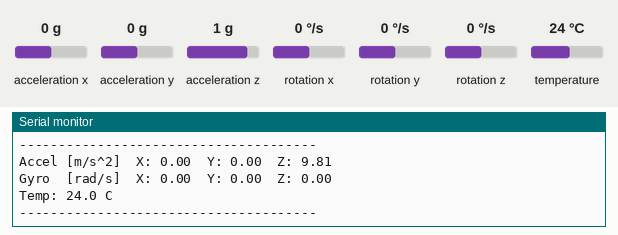
This sketch was run on a simulated ESP32. Parts: the last lines printed to the serial monitor. The inputs (shaded band) are chosen by the test bench; at power-on: acceleration x 0 g, acceleration y 0 g, acceleration z 1 g, rotation x 0 °/s, rotation y 0 °/s, rotation z 0 °/s, temperature 24 °C.

Above: at 2.7 s.
2.8 s: acceleration x set to -1.4 g
4.3 s: acceleration y set to -1.4 g
5.8 s: acceleration z set to -1.4 g
7.3 s: rotation x set to -192 °/s
At 8.0 s:
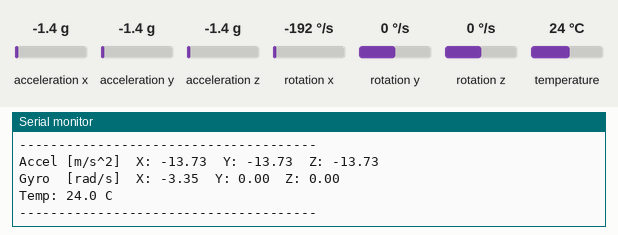
8.8 s: rotation y set to -192 °/s
At 9.6 s:
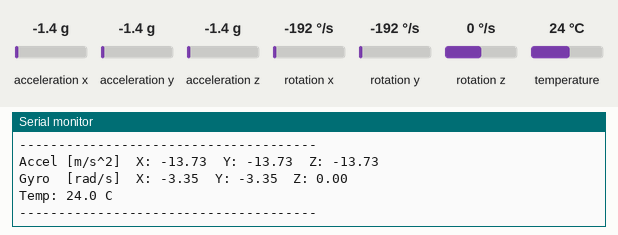

Measured:
- after the input at 7.3 s, the serial monitor: prints a new line after 0.32 s (image 1)
- after the input at 8.8 s, the serial monitor: prints a new line after 0.35 s (image 2)

The sketch:

mpu6050_serial_test.ino
```cpp
/*
  Prueba de MPU6050 / GY-521 por Serial - Newton-Cart
  ------------------------------------------------------
  Lee acelerometro, giroscopio y temperatura del GY-521 y los
  imprime en el Monitor Serial (115200 baudios). Sin Bluetooth
  todavia - solo para confirmar que el sensor responde bien.

  Pines I2C: en el PCB del Newton-Cart, el GY-521 NO usa los
  pines por defecto del ESP32 (21/22). Segun la Tabla 5 de la
  tesis, estan definidos como:
    MPU_SDA -> GPIO15
    MPU_SCL -> GPIO13
*/

#include <Wire.h>
#include <Adafruit_MPU6050.h>
#include <Adafruit_Sensor.h>

#define MPU_SDA 15
#define MPU_SCL 13

Adafruit_MPU6050 mpu;

void setup() {
  Serial.begin(115200);
  delay(1000);

  Serial.println();
  Serial.println("=== Prueba MPU6050 / GY-521 - Newton-Cart ===");
  Serial.println("Iniciando I2C en pines personalizados (SDA=15, SCL=13)...");

  Wire.begin(MPU_SDA, MPU_SCL);

  if (!mpu.begin()) {
    Serial.println("ERROR: no se detecta el MPU6050 en el bus I2C.");
    Serial.println("Revisa: alimentacion 3.3V/GND del modulo (conector J6),");
    Serial.println("y que SDA/SCL esten realmente en GPIO15/GPIO13.");
    while (1) {
      delay(1000);
    }
  }

  Serial.println("MPU6050 detectado correctamente.");

  mpu.setAccelerometerRange(MPU6050_RANGE_8_G);
  mpu.setGyroRange(MPU6050_RANGE_500_DEG);
  mpu.setFilterBandwidth(MPU6050_BAND_21_HZ);

  Serial.println("Configuracion lista. Iniciando lecturas...");
  Serial.println();
  delay(500);
}

void loop() {
  sensors_event_t a, g, temp;
  mpu.getEvent(&a, &g, &temp);

  Serial.print("Accel [m/s^2]  X: ");
  Serial.print(a.acceleration.x, 2);
  Serial.print("  Y: ");
  Serial.print(a.acceleration.y, 2);
  Serial.print("  Z: ");
  Serial.println(a.acceleration.z, 2);

  Serial.print("Gyro  [rad/s]  X: ");
  Serial.print(g.gyro.x, 2);
  Serial.print("  Y: ");
  Serial.print(g.gyro.y, 2);
  Serial.print("  Z: ");
  Serial.println(g.gyro.z, 2);

  Serial.print("Temp: ");
  Serial.print(temp.temperature, 1);
  Serial.println(" C");

  Serial.println("--------------------------------------");

  delay(500);
}
```
